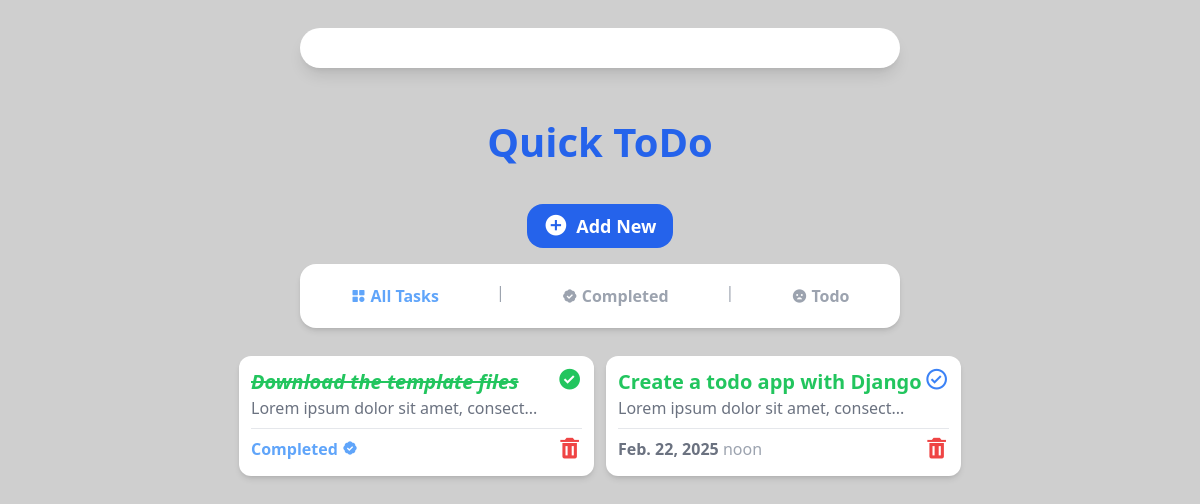
The app's page /, older data.
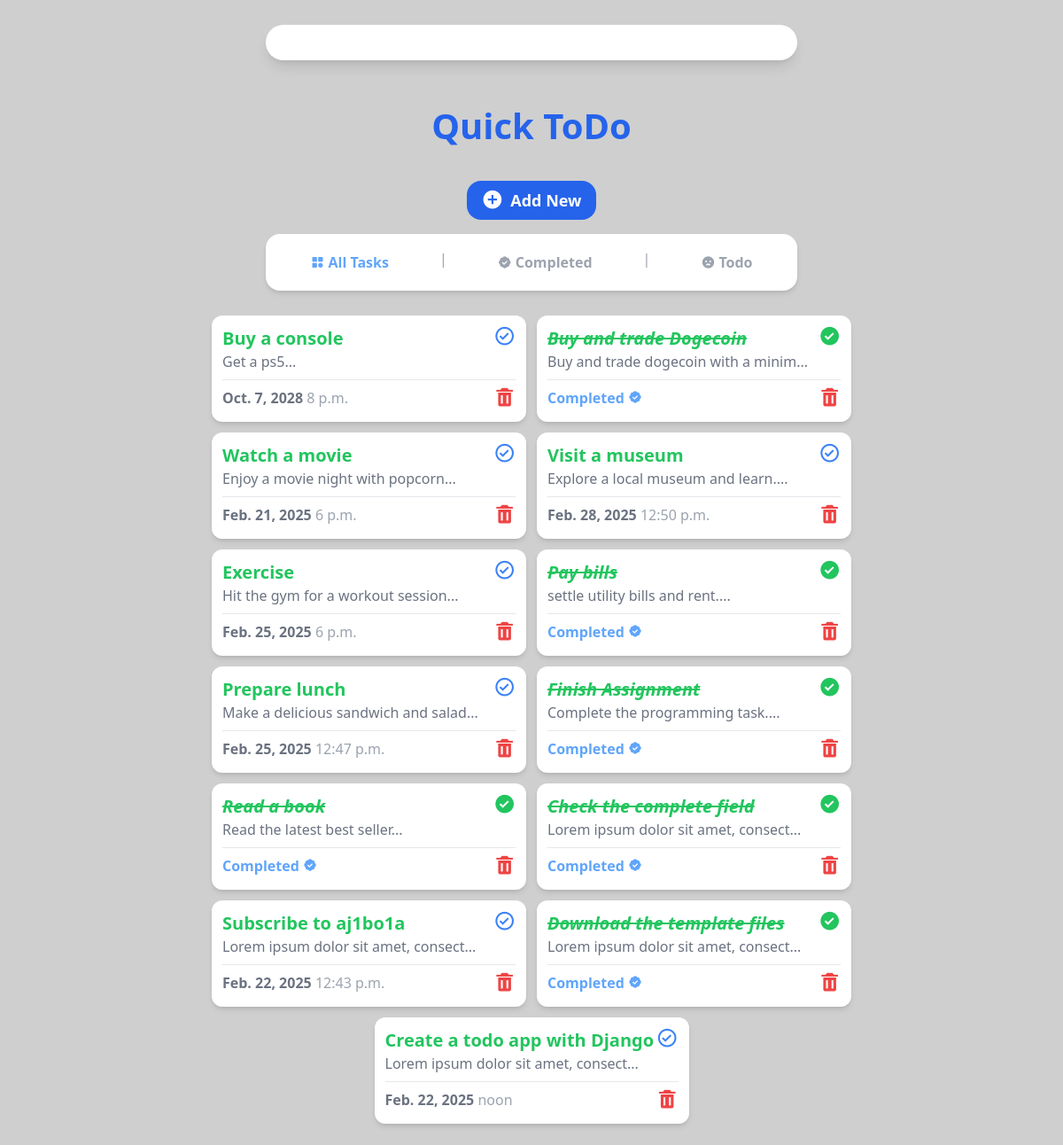
The same page, newer data.
### tasks/models.py (models this page shows, shortened)
class Task(models.Model):
    title = models.CharField(max_length=35)
    description = models.TextField(null=True, blank=True)
    due_date = models.DateField()
    due_time = models.TimeField()
    completed = models.BooleanField(default=False)

### tasks/views.py (the view)
# urls.py: 2. Add a URL to urlpatterns:  path('', views.home, name='home')
def home(request):
    tasks = Task.objects.all().order_by('-id')
    return render(request, "index.html", {'tasks': tasks,})

### tasks/templates/index.html
{% include 'base.html' %}
{% include 'home_nav.html' %}
{% block content %}
<section
class="flex flex-1 flex-wrap justify-center gap-3 bg-[#fff0] w-10/12 md:w-11/12 h-full mb-3 rounded-2xl p-3 overflow-y-auto scrollbar-hide"
>
{% for task in tasks %}
{% if task.completed %}
<div
class="w-[355px] flex flex-col shadow-md bg-white h-[120px] rounded-xl p-3"
>
<div class="flex flex-row justify-between">
  <div>
    <a href="{% url 'task_detail' task.id %}">
      <h1
        class="text-green-500 font-semibold text-xl italic line-through"
      >
      {{ task.title }}
      </h1>
    </a>
    <p class="text-gray-500 text-md">
    {{ task.description | slice:":35"}}...
    </p>
  </div>
  <a href="{% url 'toggle_completed' task.id %}">
    <i class="bx bxs-check-circle bx-sm text-green-500"></i>
  </a>
</div>
<hr class="border-t border-gray-200 my-2" />
<div class="flex flex-row justify-between">
  <h2 class="text-blue-400 font-bold">
    Completed <i class="bx bxs-badge-check"></i>
  </h2>
  <a href="{% url 'delete' task.id %}">
    <i class="bx bxs-trash bx-sm text-red-500"></i>
  </a>
</div>
</div>
{% else %}
<div
  class="w-[355px] flex flex-col shadow-md bg-white h-[120px] rounded-xl p-3"
>
  <div class="flex flex-row justify-between">
    <div>
      <a href="{% url 'task_detail' task.id %}">
        <h1 class="text-green-500 font-semibold text-xl">
          {{ task.title }}
        </h1>
      </a>
      <p class="text-gray-500 text-md">
        {{ task.description | slice:":35" }}...
      </p>
    </div>
    <a href="{% url 'toggle_completed' task.id %}">
      <i class="bx bx-check-circle bx-sm text-blue-500"></i>
    </a>
  </div>
  <hr class="border-t border-gray-200 my-2" />
  <div class="flex flex-row justify-between">
    <h2 class="text-gray-500 font-bold">
      {{ task.due_date }} <span class="font-medium text-gray-400">{{ task.due_time }}</span>
    </h2>
    <a href="{% url 'delete' task.id %}">
      <i class="bx bxs-trash bx-sm text-red-500"></i>
    </a>
  </div>
</div>
{% endif %}
{% endfor %}
</section>
{% endblock content %}

### django_todo_app/templates/base.html (shortened to what this page needs)
{% load static %}
<!DOCTYPE html>
<html lang="en">
  <head>
    <link
      href="https://unpkg.com/boxicons@2.1.4/css/boxicons.min.css"
      rel="stylesheet"
    />
    <link rel="stylesheet" href="{% static 'style.css' %}" />
  </head>
  <body
    class="bg-[#cfcfcf] flex flex-col items-center justify-center gap-4 h-screen"
  >
    <a
      class="bg-white shadow-lg w-10/12 h-auto rounded-3xl flex flex-col sm:flex-row justify-between items-center p-5 m-7 md:w-3/6"
    >
      <a href="{% url 'home' %}">
      <h1 class="text-blue-600 font-bold text-[40px]">Quick ToDo</h1>
      </a>
      <a
        class="bg-blue-600 py-2 px-4 text-white font-semibold rounded-2xl text-lg mt-4 flex items-center gap-2"
        href="{% url 'add_task' %}"
        ><i class="bx bxs-plus-circle bx-sm"></i> Add New</a
      >
  </body>
</html>

### django_todo_app/templates/home_nav.html
    <nav
      class="bg-white transition-all-[1s] shadow-md w-10/12 rounded-2xl h-auto p-4 flex flex-row justify-around md:w-3/6"
    >
      <a
        href="{% url 'home' %}"
        class="text-blue-400 transition duration-300 ease-out hover:ease-in hover:text-blue-500 font-semibold py-1 px-3 flex items-center gap-1"
        ><i class="bx bxs-category"></i>All Tasks</a
      >
      <span class="text-gray-400">|</span>
      <a
        href="{% url 'completed' %}"
        class="font-semibold text-gray-400 py-1 px-3 flex items-center gap-1"
        ><i class="bx bxs-badge-check"></i>Completed</a
      >
      <span class="text-gray-400">|</span>
      <a
        href="{% url 'remaining' %}"
        class="font-semibold text-gray-400 py-1 px-3 flex items-center gap-1"
        ><i class="bx bxs-sad"></i>Todo</a
      >
    </nav>

Row changes from the older to the newer data that the page shows:
added Task: title "Buy a console", description "Get a ps5", due_date "Oct. 7, 2028", due_time "8 p.m."
added Task: title "Buy and trade Dogecoin", description "Buy and trade dogecoin with a minim"
added Task: title "Watch a movie", description "Enjoy a movie night with popcorn", due_date "Feb. 21, 2025", due_time "6 p.m."
added Task: title "Visit a museum", description "Explore a local museum and learn.", due_date "Feb. 28, 2025", due_time "12:50 p.m."
added Task: title "Exercise", description "Hit the gym for a workout session", due_date "Feb. 25, 2025", due_time "6 p.m."
added Task: title "Pay bills", description "settle utility bills and rent."
added Task: title "Prepare lunch", description "Make a delicious sandwich and salad", due_date "Feb. 25, 2025", due_time "12:47 p.m."
added Task: title "Finish Assignment", description "Complete the programming task."
added Task: title "Read a book", description "Read the latest best seller"
added Task: title "Check the complete field", description "Lorem ipsum dolor sit amet, consect"
added Task: title "Subscribe to aj1bo1a", description "Lorem ipsum dolor sit amet, consect", due_date "Feb. 22, 2025", due_time "12:43 p.m."
